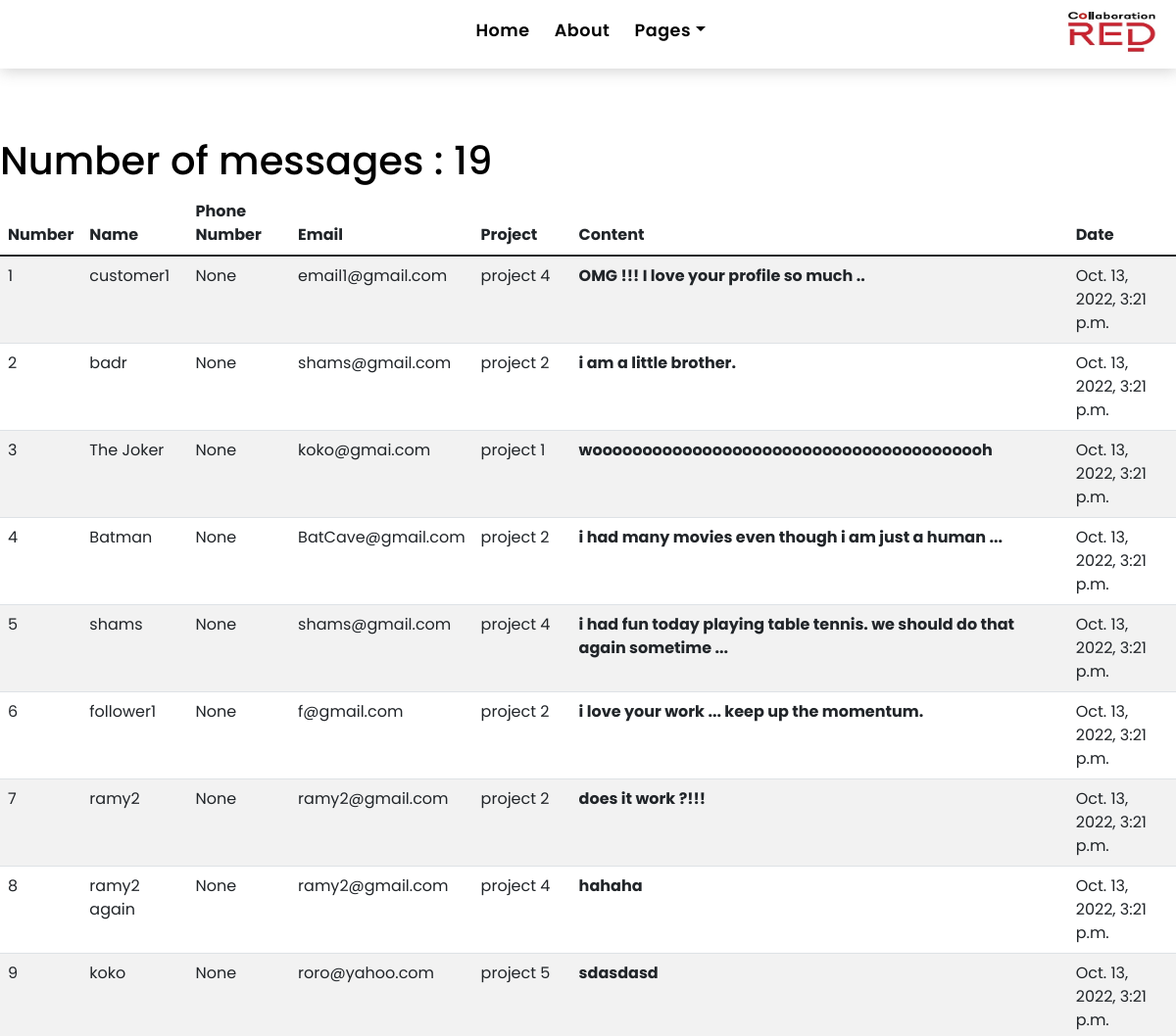
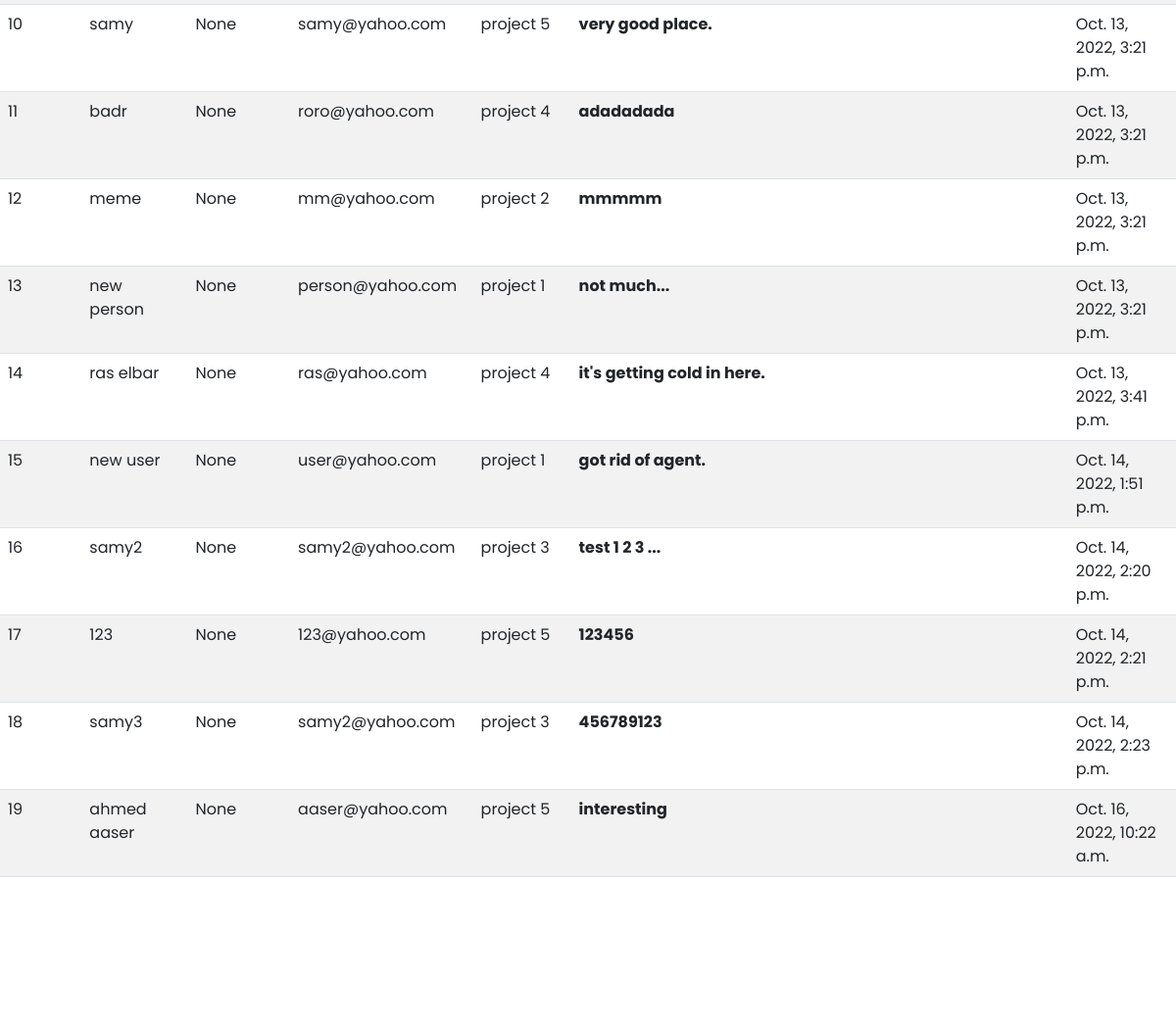
The app's page /messages (upper part), older data (2 pictures, top to bottom).
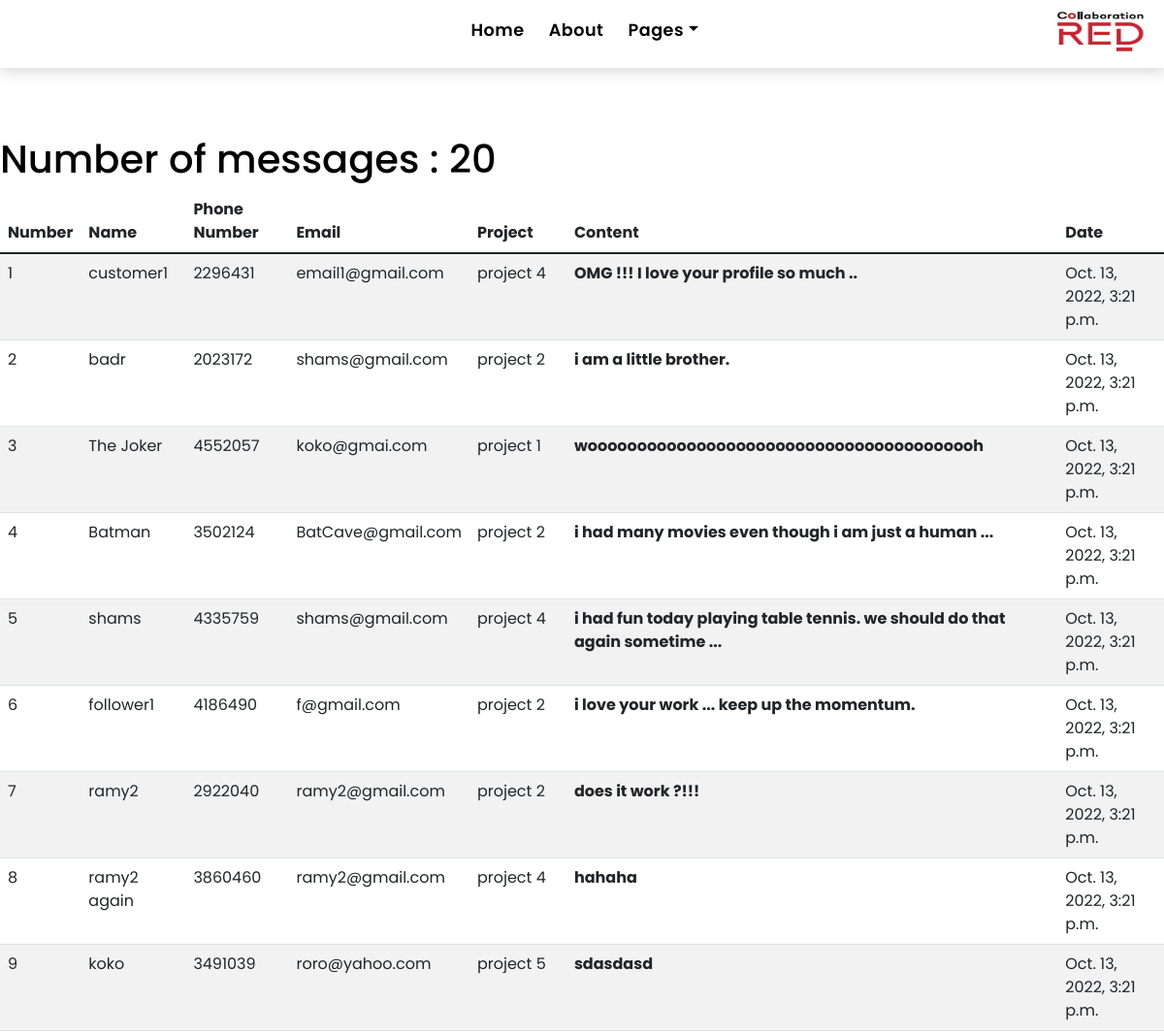
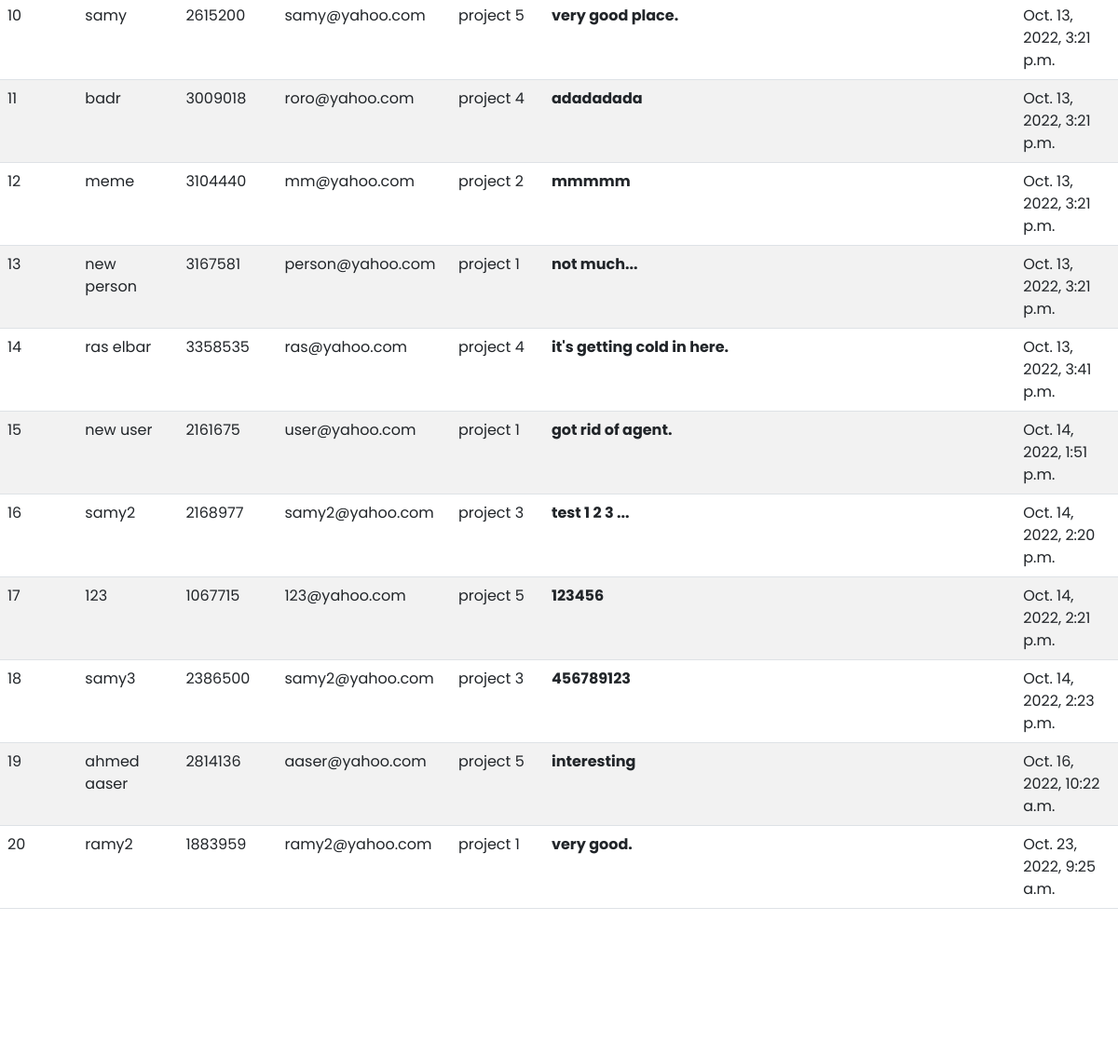
The same page, newer data (2 pictures, top to bottom).
### houses/models.py (models this page shows, shortened)
class Message(models.Model):
    user_name = models.CharField(max_length=50,verbose_name=_("user_name"))
    content = models.TextField(verbose_name=_("content"))
    email = models.EmailField(verbose_name=_("email"))
    user = models.ForeignKey(User,on_delete=models.CASCADE,null=True,blank=True)
    date = models.DateTimeField(auto_now_add=True)
    phone_number = models.CharField(max_length=30,null=True,blank=True)
    project = models.ForeignKey(Project,on_delete=models.CASCADE,blank=True,null=True)

class Project(models.Model):
    name = models.CharField(max_length=500)
    company = models.ForeignKey(Company,on_delete=models.CASCADE,null=True,blank=True)
    type = models.CharField(max_length=50, choices=choices2, default="Apartment")
    location = models.CharField(max_length=500, choices=choices3,default='Ain Shokana')
    number_of_units = models.IntegerField(default=1)
    def __str__(self):
        return f"{self.name}"

### houses/views.py (the view)
# urls.py: path('messages', views.messages,name="messages"),
def messages(request):
    all_msg = Message.objects.all()
    context = {"all_msgs": all_msg}
    return render(request, "houses/messages.html", context)

### houses/templates/houses/messages.html (shortened to what this page needs)
{% extends 'houses/base.html' %}
{% load static %}
{% block content %}
  <main id="main" style="position:relative;top:-100px;">
    <section class="intro-single">
    </section>
<h1>Number of messages : {{all_msgs.count}}</h1>
<table class="table table-striped">
  <thead>
    <tr>
      <th scope="col">Number</th>
      <th scope="col">Name</th>
      <th scope="col">Phone Number</th>
      <th scope="col">Email</th>
      <th scope="col">Project</th>
      <th scope="col">Content</th>
      <th scope="col">Date</th>
    </tr>
  </thead>
  <tbody>
  {% for msg in all_msgs %}
    <tr>
      <td>{{msg.id}}</td>
      <td>{{msg.user_name}}</td>
      <td>{{msg.phone_number}}</td>
      <td>{{msg.email}}</td>
      <td style="width:100px">{{msg.project}}</td>
      <td style="font-weight:bold;">{{msg.content}}</td>
      <td>{{msg.date}}</td>
    </tr>
    {% endfor %}
  </tbody>
</table>
  </main>
{% endblock %}

Row changes from the older to the newer data that the page shows:
changed Message "customer1": phone_number "None" → "2296431"
changed Message "i am a little brother.": phone_number "None" → "2023172"
changed Message "The Joker": phone_number "None" → "4552057"
changed Message "Batman": phone_number "None" → "3502124"
changed Message "shams": phone_number "None" → "4335759"
changed Message "follower1": phone_number "None" → "4186490"
changed Message "does it work ?!!!": phone_number "None" → "2922040"
changed Message "ramy2 again": phone_number "None" → "3860460"
changed Message "koko": phone_number "None" → "3491039"
changed Message "samy": phone_number "None" → "2615200"
changed Message "adadadada": phone_number "None" → "3009018"
changed Message "meme": phone_number "None" → "3104440"
changed Message "new person": phone_number "None" → "3167581"
changed Message "ras elbar": phone_number "None" → "3358535"
changed Message "new user": phone_number "None" → "2161675"
changed Message "samy2": phone_number "None" → "2168977"
changed Message "123@yahoo.com": phone_number "None" → "1067715"
changed Message "samy3": phone_number "None" → "2386500"
changed Message "ahmed aaser": phone_number "None" → "2814136"
added Message: id "20", user_name "ramy2", phone_number "1883959", email "ramy2@yahoo.com", project "project 1", content "very good.", date "Oct. 23, 2022, 9:25 a.m."
Text that changed along with them:
{{ all_msgs.count }}: "19" → "20"
